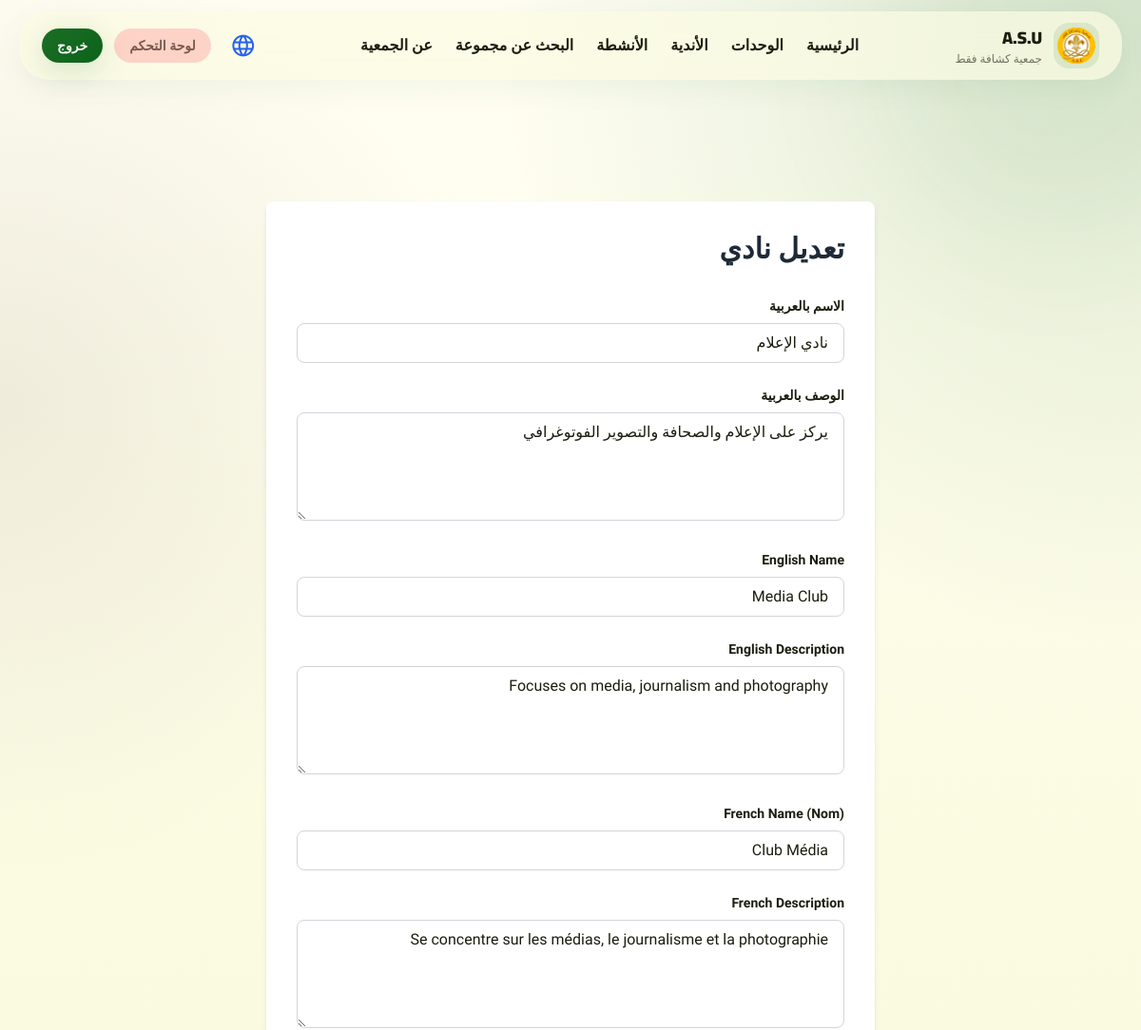
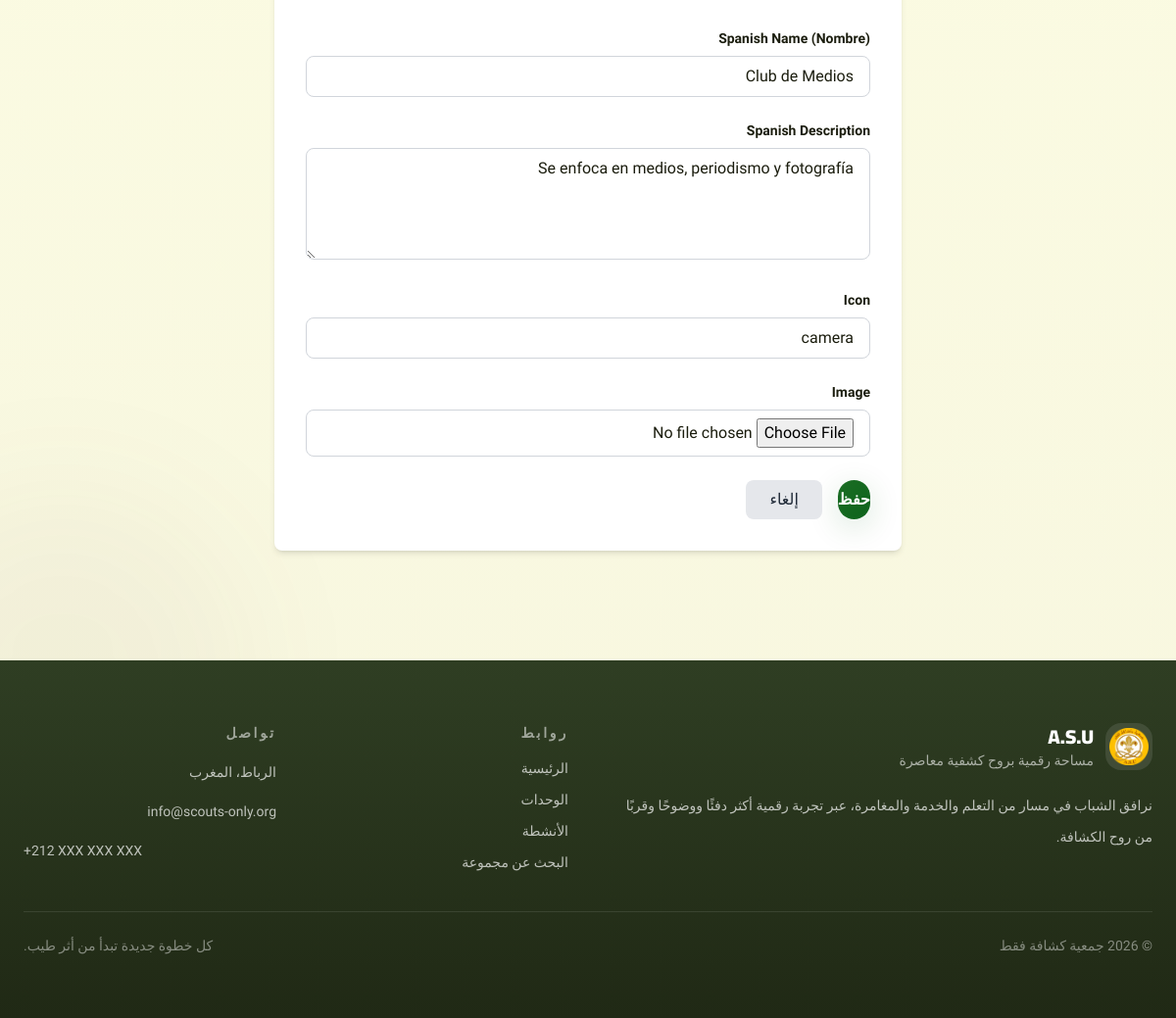
Screenshot of /admin/clubs/11ff11e1-cc12-41fb-9df9-6e37641caf5c/edit (signed in) with the database file from the repository (2 pictures, top to bottom).
### models.py (models this page shows, shortened)
class Club(db.Model):
    __tablename__ = 'clubs'
    id = db.Column(db.String(36), primary_key=True, default=lambda: str(uuid.uuid4()))
    name_ar = db.Column(db.String(120), nullable=False)
    name_en = db.Column(db.String(120), nullable=False)
    name_fr = db.Column(db.String(120), nullable=False)
    name_es = db.Column(db.String(120), nullable=False)
    description_ar = db.Column(db.Text, nullable=False)
    description_en = db.Column(db.Text, nullable=False)
    description_fr = db.Column(db.Text, nullable=False)
    description_es = db.Column(db.Text, nullable=False)
    icon = db.Column(db.String(50), default='palette')
    image_url = db.Column(db.String(255))
    order = db.Column(db.Integer, default=0)
    activities = db.relationship('Activity', backref='club', lazy=True, cascade='all, delete-orphan')
    created_at = db.Column(db.DateTime, default=datetime.utcnow)
    updated_at = db.Column(db.DateTime, default=datetime.utcnow, onupdate=datetime.utcnow)

### app.py (the view, shortened to what this page needs)
@app.route('/admin/clubs/<club_id>/edit', methods=['GET', 'POST'])
@login_required
@admin_required
def admin_edit_club(club_id):
    club = Club.query.get_or_404(club_id)
    return render_template('admin/club_form.html', club=club)

### app.py (called while the page is built)
def get_locale():
    supported = app.config['BABEL_SUPPORTED_LOCALES']
    lang = request.args.get('lang')
    if lang in supported:
        return lang
    lang = session.get('lang')
    if lang in supported:
        return lang
    return request.accept_languages.best_match(supported) or app.config['BABEL_DEFAULT_LOCALE']

@app.before_request
def persist_requested_locale():
    lang = request.args.get('lang')
    if lang in app.config['BABEL_SUPPORTED_LOCALES']:
        session['lang'] = lang

@app.context_processor
def inject_locale():
    return {
        'get_locale': get_locale,
        'translate_field': get_translated_field,
        'current_lang': get_locale(),
        'supported_langs': app.config['BABEL_SUPPORTED_LOCALES']
    }

@login_manager.user_loader
def load_user(user_id):
    return User.query.get(user_id)

def admin_required(f):
    @wraps(f)
    def decorated_function(*args, **kwargs):
        if not current_user.is_authenticated or current_user.role != 'admin':
            flash('غير مصرح لك بالوصول إلى هذه الصفحة', 'error')
            abort(403)
        return f(*args, **kwargs)
    return decorated_function

### templates/admin/club_form.html
{% extends "base.html" %}
{% block content %}
<div class="max-w-2xl mx-auto px-4 py-12">
    <div class="bg-white rounded-lg shadow-md p-8">
        <h1 class="text-3xl font-black text-gray-800 mb-8">{% if club %}تعديل نادي{% else %}إضافة نادي جديد{% endif %}
        </h1>
        <form method="POST" enctype="multipart/form-data" class="space-y-6">
            <div>
                <label class="block text-sm font-bold mb-2">الاسم بالعربية</label>
                <input type="text" name="name_ar" required value="{{ club.name_ar if club else '' }}"
                    class="w-full px-4 py-2 border border-gray-300 rounded-lg">
            </div>
            <div>
                <label class="block text-sm font-bold mb-2">الوصف بالعربية</label>
                <textarea name="description_ar" rows="4" required
                    class="w-full px-4 py-2 border border-gray-300 rounded-lg">{{ club.description_ar if club else '' }}</textarea>
            </div>
            <div>
                <label class="block text-sm font-bold mb-2">English Name</label>
                <input type="text" name="name_en" required value="{{ club.name_en if club else '' }}"
                    class="w-full px-4 py-2 border border-gray-300 rounded-lg">
            </div>
            <div>
                <label class="block text-sm font-bold mb-2">English Description</label>
                <textarea name="description_en" rows="4" required
                    class="w-full px-4 py-2 border border-gray-300 rounded-lg">{{ club.description_en if club else '' }}</textarea>
            </div>
            <div>
                <label class="block text-sm font-bold mb-2">French Name (Nom)</label>
                <input type="text" name="name_fr" required value="{{ club.name_fr if club else '' }}"
                    class="w-full px-4 py-2 border border-gray-300 rounded-lg">
            </div>
            <div>
                <label class="block text-sm font-bold mb-2">French Description</label>
                <textarea name="description_fr" rows="4" required
                    class="w-full px-4 py-2 border border-gray-300 rounded-lg">{{ club.description_fr if club else '' }}</textarea>
            </div>
            <div>
                <label class="block text-sm font-bold mb-2">Spanish Name (Nombre)</label>
                <input type="text" name="name_es" required value="{{ club.name_es if club else '' }}"
                    class="w-full px-4 py-2 border border-gray-300 rounded-lg">
            </div>
            <div>
                <label class="block text-sm font-bold mb-2">Spanish Description</label>
                <textarea name="description_es" rows="4" required
                    class="w-full px-4 py-2 border border-gray-300 rounded-lg">{{ club.description_es if club else '' }}</textarea>
            </div>
            <div>
                <label class="block text-sm font-bold mb-2">Icon</label>
                <input type="text" name="icon" value="{{ club.icon if club else 'palette' }}"
                    class="w-full px-4 py-2 border border-gray-300 rounded-lg" placeholder="Material icon name">
            </div>
            <div>
                <label class="block text-sm font-bold mb-2">Image</label>
                <input type="file" name="image" accept="image/*"
                    class="w-full px-4 py-2 border border-gray-300 rounded-lg">
            </div>
            <div class="flex gap-4">
                <button type="submit" class="btn-primary">حفظ</button>
                <a href="{{ url_for('admin_clubs') }}"
                    class="bg-gray-200 text-gray-800 px-6 py-2 rounded-lg hover:bg-gray-300">إلغاء</a>
            </div>
        </form>
    </div>
</div>
{% endblock %}

### static/css/styles.css (style rules this page uses)
body { font-family: 'Cairo', sans-serif; }
.btn-primary { background-color: #ffcc33; color: #2c160e; }

### templates/base.html (style rules this page uses)
:root { --primary: #0d631b; --primary-container: #2e7d32; --secondary: #77574d; --surface: #fbfbe2; --surface-low: #f5f5dc; --surface-high: #f0efd3; --surface-highest: #fffef3; --on-surface: #1b1d0e; --ghost-border: rgba(191, 202, 186, 0.15); --glass: rgba(251, 251, 226, 0.72); --shadow-soft: 0 8px 32px rgba(13, 99, 27, 0.06); }
* { font-family: 'Almarai', 'Cairo', sans-serif; }
html { scroll-behavior: smooth; }
body { background: radial-gradient(circle at top right, rgba(46, 125, 50, 0.16), transparent 28%), radial-gradient(circle at left 20%, rgba(119, 87, 77, 0.10), transparent 24%), linear-gradient(180deg, #fffef3 0%, var(--surface) 42%, #f7f6df 100%); color: var(--on-surface); }
.btn-primary, .btn-secondary { display: inline-flex; align-items: center; justify-content: center; gap: 0.5rem; border-radius: 9999px; font-weight: 800; transition: transform 0.22s ease, opacity 0.22s ease, box-shadow 0.22s ease; }
.btn-primary { background: linear-gradient(135deg, #1b6d24 0%, #0d631b 100%); color: white; box-shadow: 0 8px 32px rgba(13, 99, 27, 0.16); }

### rows the page displays
Club: name_ar "نادي الإعلام", description_ar "يركز على الإعلام والصحافة والتصوير الفوتوغرافي", name_en "Media Club", description_en "Focuses on media, journalism and photography", name_fr "Club Média", description_fr "Se concentre sur les médias, le journalisme et la photographie", name_es "Club de Medios", description_es "Se enfoca en medios, periodismo y fotografía", icon "camera"

### other values shown
{{ text.brand_name }} "جمعية كشافة فقط"
{{ text.nav_home }} "الرئيسية"
{{ text.nav_units }} "الوحدات"
{{ text.nav_clubs }} "الأندية"
{{ text.nav_activities }} "الأنشطة"
{{ text.nav_find_group }} "البحث عن مجموعة"
{{ text.nav_about }} "عن الجمعية"
{{ text.dashboard }} "لوحة التحكم"
{{ text.logout }} "خروج"
{{ text.footer_tagline }} "مساحة رقمية بروح كشفية معاصرة"
{{ text.footer_copy }} "نرافق الشباب في مسار من التعلم والخدمة والمغامرة، عبر تجربة رقمية أكثر دفئًا ووضوحًا وقربًا من روح الكشافة."
{{ text.links }} "روابط"
{{ text.contact }} "تواصل"
{{ text.location }} "الرباط، المغرب"
{{ text.copyright }} "جمعية كشافة فقط"
